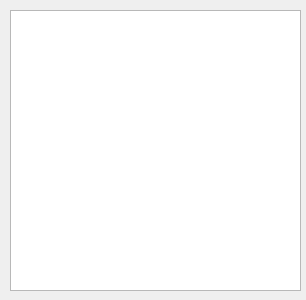
<?xml version="1.0" encoding="UTF-8"?>
<ui version="4.0">
 <class>Dialog</class>
 <widget class="QDialog" name="Dialog">
  <property name="geometry">
   <rect>
    <x>0</x>
    <y>0</y>
    <width>306</width>
    <height>300</height>
   </rect>
  </property>
  <property name="windowTitle">
   <string>Help</string>
  </property>
  <widget class="QTextEdit" name="helpView">
   <property name="geometry">
    <rect>
     <x>10</x>
     <y>10</y>
     <width>291</width>
     <height>281</height>
    </rect>
   </property>
   <property name="readOnly">
    <bool>true</bool>
   </property>
  </widget>
 </widget>
 <resources/>
 <connections/>
</ui>
